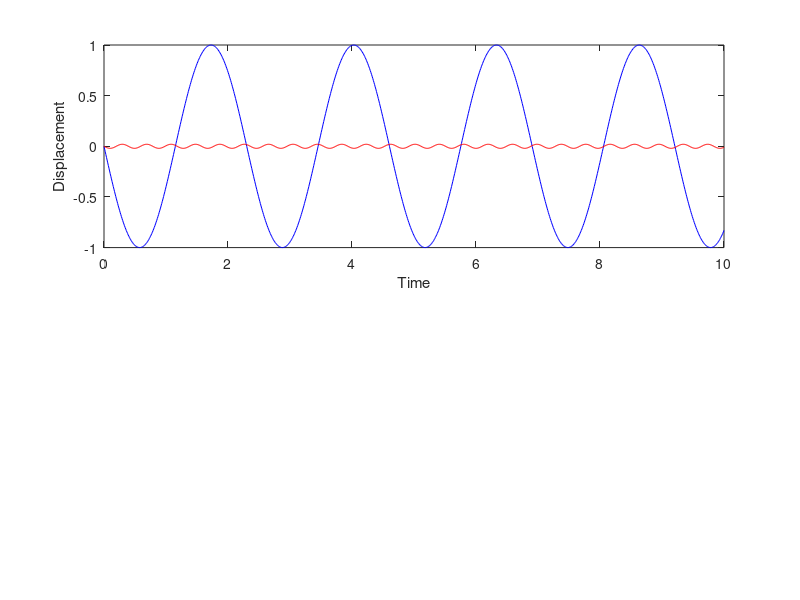

This figure's MATLAB source: (Note: this script raises an error after producing the figure.)
%"I confirm that I did not use codes from anyone else and that the work I submit is my own and my own only
m1 = 40; m2 = 20; k1 = 200; k2 = 100; k3 = 250;

A = [(k1+k2)/m1 -k2/m1;-k2/m2 k3+k2/m2];
[V,D] = eig(A);
t = linspace(0,10,1000);
ev = diag(D);
EV = V;
disp(ev);
disp(EV);
amplitude1 = EV(:, 1);
frequency1 = sqrt(ev(1));
amplitude2 = EV(:, 2);
frequency2 = sqrt(ev(2));


figure;
displacement1 = amplitude1(1) * sin(frequency1 * t);
displacement2 = amplitude1(2) * sin(frequency2 * t);
displacement3 = amplitude2(1) * sin(frequency1 * t);
displacement4 = amplitude2(2) * sin(frequency2 * t);

subplot(2,1,1);
plot(t,displacement1,'b',t,displacement2,'r')
xlabel('Time');ylabel('Displacement');fixfig;

subplot(2,1,2);
plot(t,displacement3,'b',t,displacement4,'r')
xlabel('Time');ylabel('Displacement');fixfig;

figure;
    alpha = 0.5; beta = 0.5;
    displacementA = alpha * amplitude1(1) * sin(frequency1 * t) + beta * amplitude1(2) * sin(frequency2 * t);
    displacementB = alpha * amplitude2(1) * sin(frequency1 * t) + beta * amplitude2(2) * sin(frequency2 * t);
    subplot(2,1,1);
    plot(t, displacementA,'b');
    xlabel('Time');
    ylabel('Displacement');
    fixfig;

    subplot(2,1,2);
    plot(t, displacementB,'r');
    xlabel('Time');
    ylabel('Displacement');
    fixfig;


    
